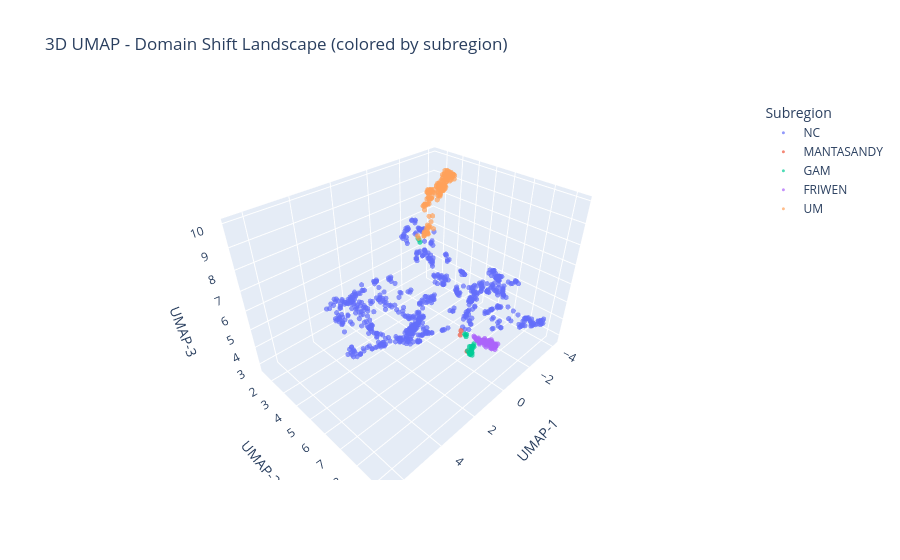

Notebook code for this chart:
### Code cell
# ── 3D UMAP, colored by subregion, hover shows region too ──────────────────
import plotly.express as px
import pandas as pd
import umap

# Fit UMAP in 3D (separate from the earlier 2D fit)
reducer_3d = umap.UMAP(
    n_neighbors=45, n_epochs=500, min_dist=0.25,
    metric="cosine", init="pca", n_components=3, random_state=23,
)
coords_3d_umap = reducer_3d.fit_transform(joint_embeddings_norm)

# Build a small dataframe so plotly can use named columns for color/hover
df_plot = pd.DataFrame({
    "x": coords_3d_umap[:, 0],
    "y": coords_3d_umap[:, 1],
    "z": coords_3d_umap[:, 2],
    "subregion": joint_subregion,
    "region": joint_region,
})

fig = px.scatter_3d(
    df_plot,
    x="x", y="y", z="z",
    color="subregion",
    hover_data={"region": True, "x": False, "y": False, "z": False},
    title="3D UMAP - Domain Shift Landscape (colored by subregion)",
    opacity=0.7,
)
fig.update_traces(marker=dict(size=3))
fig.update_layout(
    scene=dict(xaxis_title="UMAP-1", yaxis_title="UMAP-2", zaxis_title="UMAP-3"),
    legend_title_text="Subregion",
)
fig.show()

### Figure 1 — Plotly figure (JSON) as saved in the notebook; plotly's stock layout.template omitted (floating-point values rounded to 4 significant figures; data arrays with more than 128 entries replaced by an {"elided": "..."} marker saying what was removed)
{"data": [{"customdata": {"elided": "716x1 str values"}, "hovertemplate": "subregion=NC<br>region=%{customdata[0]}<extra></extra>", "legendgroup": "NC", "marker": {"color": "#636efa", "opacity": 0.7, "size": 3, "symbol": "circle"}, "mode": "markers", "name": "NC", "scene": "scene", "showlegend": true, "type": "scatter3d", "x": {"elided": "716 float values"}, "y": {"elided": "716 float values"}, "z": {"elided": "716 float values"}}, {"customdata": [["WP"], ["WP"], ["WP"]], "hovertemplate": "subregion=MANTASANDY<br>region=%{customdata[0]}<extra></extra>", "legendgroup": "MANTASANDY", "marker": {"color": "#EF553B", "opacity": 0.7, "size": 3, "symbol": "circle"}, "mode": "markers", "name": "MANTASANDY", "scene": "scene", "showlegend": true, "type": "scatter3d", "x": [0.7949, 0.6451, 1.029], "y": [7.665, 7.569, 8.263], "z": [5.005, 5.094, 4.629]}, {"customdata": [["WP"], ["WP"], ["WP"], ["WP"], ["WP"], ["WP"], ["WP"], ["WP"], ["WP"], ["WP"], ["WP"], ["WP"], ["WP"], ["WP"], ["WP"], ["WP"], ["WP"], ["WP"], ["WP"], ["WP"], ["WP"], ["WP"], ["WP"], ["WP"], ["WP"], ["WP"], ["WP"]], "hovertemplate": "subregion=GAM<br>region=%{customdata[0]}<extra></extra>", "legendgroup": "GAM", "marker": {"color": "#00cc96", "opacity": 0.7, "size": 3, "symbol": "circle"}, "mode": "markers", "name": "GAM", "scene": "scene", "showlegend": true, "type": "scatter3d", "x": [0.5126, 0.537, 0.521, 0.4171, 0.9306, -0.9815, 0.5631, -0.996, 0.7623, 0.4207, 0.6101, 0.3852, 0.8008, 0.2249, 0.631, 0.3081, 0.7032, 0.9903, 0.9395, -1.032, 0.7783, 0.9089, 0.5412, 0.9479, 0.9386, 0.8305, 0.6473], "y": [7.716, 7.699, 7.768, 7.714, 8.33, 3.47, 8.148, 3.53, 8.274, 8.094, 8.127, 8.072, 8.337, 8.0, 8.071, 8.079, 8.273, 8.369, 8.384, 3.346, 8.265, 8.448, 8.156, 8.229, 8.381, 8.221, 8.201], "z": [4.869, 4.921, 4.814, 4.834, 4.518, 7.194, 4.455, 7.077, 4.431, 4.418, 4.537, 4.399, 4.478, 4.364, 4.512, 4.297, 4.34, 4.511, 4.486, 7.209, 4.487, 4.456, 4.375, 4.589, 4.494, 4.407, 4.452]}, {"customdata": [["WP"], ["WP"], ["WP"], ["WP"], ["WP"], ["WP"], ["WP"], ["WP"], ["WP"], ["WP"], ["WP"], ["WP"], ["WP"], ["WP"], ["WP"], ["WP"], ["WP"], ["WP"], ["WP"], ["WP"], ["WP"], ["WP"], ["WP"], ["WP"], ["WP"], ["WP"], ["WP"], ["WP"], ["WP"], ["WP"], ["WP"], ["WP"], ["WP"], ["WP"], ["WP"], ["WP"], ["WP"], ["WP"], ["WP"], ["WP"], ["WP"], ["WP"], ["WP"], ["WP"], ["WP"], ["WP"], ["WP"], ["WP"], ["WP"], ["WP"], ["WP"], ["WP"], ["WP"], ["WP"], ["WP"], ["WP"], ["WP"], ["WP"], ["WP"], ["WP"], ["WP"], ["WP"], ["WP"]], "hovertemplate": "subregion=FRIWEN<br>region=%{customdata[0]}<extra></extra>", "legendgroup": "FRIWEN", "marker": {"color": "#ab63fa", "opacity": 0.7, "size": 3, "symbol": "circle"}, "mode": "markers", "name": "FRIWEN", "scene": "scene", "showlegend": true, "type": "scatter3d", "x": [-1.134, -1.255, -1.272, -1.231, -0.6062, -1.269, -1.488, -0.7955, -0.1173, -1.183, -1.246, -0.8768, -1.215, -1.477, -0.2243, -0.113, -0.4028, -1.302, -0.8921, -1.329, -1.351, -0.8445, -0.4594, -0.5935, -1.325, -1.557, -1.169, -1.624, -1.363, -1.267, -1.231, -1.241, -1.611, -1.145, -1.144, -1.297, -1.043, -1.399, -1.179, -1.637, -1.307, -1.433, -1.511, -1.348, -1.105, -1.351, -1.126, -1.226, -1.312, -1.196, -1.02, -1.011, -1.235, -1.368, -1.561, -1.314, -1.514, -0.937, -1.58, -1.022, -0.9653, -1.055, -0.9832], "y": [7.976, 8.078, 7.755, 7.564, 8.085, 7.955, 7.656, 7.836, 8.046, 8.196, 7.905, 8.176, 8.175, 7.548, 7.883, 8.029, 8.044, 7.622, 8.117, 8.061, 8.049, 7.928, 7.982, 8.038, 8.215, 7.397, 8.206, 7.108, 7.691, 8.182, 7.931, 7.967, 7.262, 8.21, 8.216, 7.15, 7.631, 6.803, 7.211, 7.233, 6.922, 6.984, 7.054, 6.883, 7.195, 7.12, 7.569, 7.202, 7.039, 7.184, 7.437, 7.478, 7.961, 6.965, 7.604, 7.794, 7.39, 7.624, 7.135, 8.116, 8.008, 8.083, 8.223], "z": [3.418, 3.462, 3.338, 3.079, 4.053, 3.079, 2.953, 3.932, 4.157, 3.388, 3.116, 3.918, 3.218, 2.906, 4.275, 4.228, 4.1, 2.955, 3.972, 3.305, 3.353, 3.703, 4.068, 3.932, 3.51, 2.826, 3.602, 2.832, 3.347, 3.403, 3.512, 3.381, 2.774, 3.53, 3.422, 3.216, 3.558, 3.059, 3.178, 2.767, 3.126, 2.986, 2.844, 3.067, 3.227, 3.048, 3.452, 3.126, 3.061, 3.197, 3.303, 3.458, 3.485, 2.982, 3.191, 3.341, 3.118, 3.607, 2.787, 3.399, 3.595, 3.547, 3.464]}, {"customdata": {"elided": "142x1 str values"}, "hovertemplate": "subregion=UM<br>region=%{customdata[0]}<extra></extra>", "legendgroup": "UM", "marker": {"color": "#FFA15A", "opacity": 0.7, "size": 3, "symbol": "circle"}, "mode": "markers", "name": "UM", "scene": "scene", "showlegend": true, "type": "scatter3d", "x": {"elided": "142 float values"}, "y": {"elided": "142 float values"}, "z": {"elided": "142 float values"}}], "layout": {"legend": {"title": {"text": "Subregion"}, "tracegroupgap": 0}, "scene": {"domain": {"x": [0, 1], "y": [0, 1]}, "xaxis": {"title": {"text": "UMAP-1"}}, "yaxis": {"title": {"text": "UMAP-2"}}, "zaxis": {"title": {"text": "UMAP-3"}}}, "title": {"text": "3D UMAP - Domain Shift Landscape (colored by subregion)"}}}
